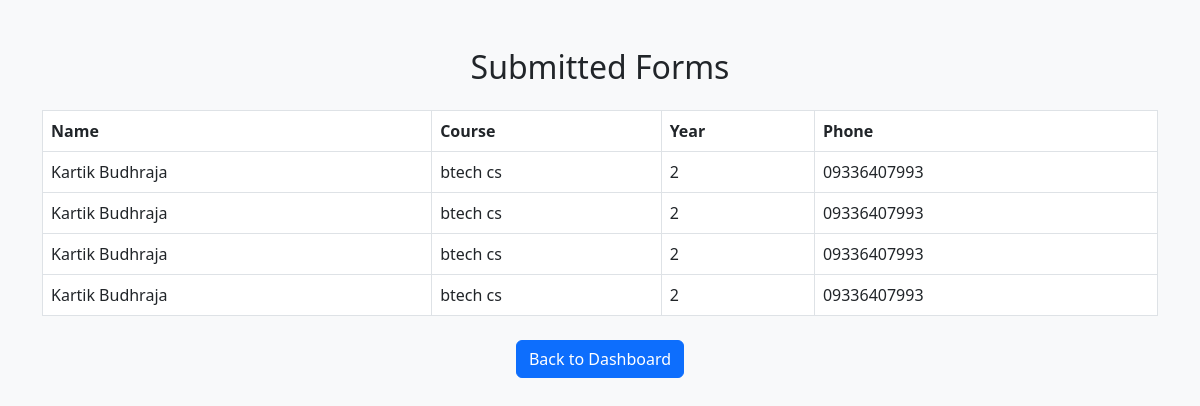
The page /view/ (signed in) on the database as committed earlier.
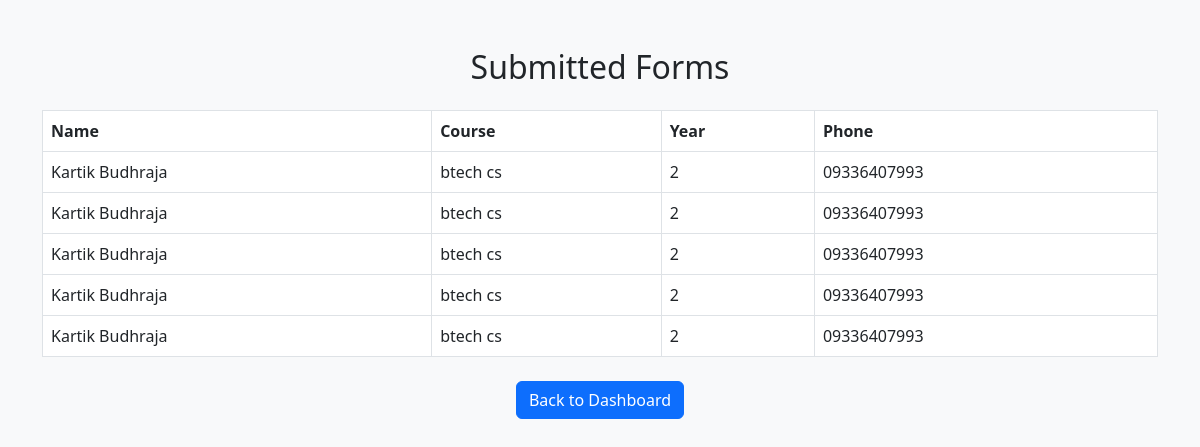
The same page on the database as committed later.
### portal/models.py (models this page shows, shortened)
class ExamForm(models.Model):
    full_name = models.CharField(max_length=100)
    course = models.CharField(max_length=50)
    year = models.IntegerField()
    address = models.TextField()
    phone_number = models.CharField(max_length=15)

### portal/views.py (the view)
# urls.py: path('view/', views.view_forms, name='view_forms'),
@login_required
def view_forms(request):
    data = ExamForm.objects.all()
    return render(request, 'view_forms.html', {'data': data})

### portal/templates/view_forms.html (shortened to what this page needs)
<!DOCTYPE html>
<html>
<head>
    <link href="https://cdn.jsdelivr.net/npm/bootstrap@5.3.0/dist/css/bootstrap.min.css" rel="stylesheet">
</head>
<body class="bg-light">
<div class="container mt-5">
    <h2 class="text-center">Submitted Forms</h2>
    <table class="table table-bordered mt-4">
        <tr>
            <th>Name</th>
            <th>Course</th>
            <th>Year</th>
            <th>Phone</th>
        </tr>
        {% for i in data %}
        <tr>
            <td>{{ i.full_name }}</td>
            <td>{{ i.course }}</td>
            <td>{{ i.year }}</td>
            <td>{{ i.phone_number }}</td>
        </tr>
        {% endfor %}
    </table>
    <div class="text-center mt-4">
        <a href="/dashboard/" class="btn btn-primary">Back to Dashboard</a>
    </div>
</div>
</body>
</html>

Rows that differ between the two databases and show on the page:
added ExamForm: full_name "Kartik Budhraja", course "btech cs", year "2", phone_number "09336407993"
